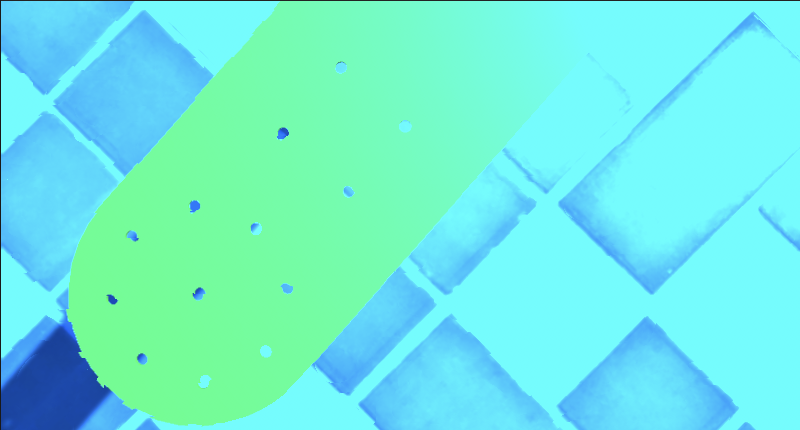
#> input picture Data/Screen Shot 2022-05-28 at 3.48.07 PM.png, 1600 x 860 px, found by its file name (shown at 1/2 size)
$ python path_direction.py
#> lines starting #> are read from the running program, lines starting #| are printed output that depends on the picture; after the words box and inside, x2 and y2 are one past the last pixel; in counts of white or black regions, pixels touching at a corner belong together; long printed decimals are rounded

import cv2
import numpy as np
from scipy import ndimage
import os

from time import time
total_time_func = 0
def time_func(func):
    def wrapper(*args, **kwargs):
        start_time = time()
        result = func(*args, **kwargs)
        end_time = time()
        global total_time_func
        total_time_func += end_time-start_time
        if (kwargs.get('print_time') is False):
            return result
        print(f"Time taken for {func.__name__}: {end_time-start_time}")
        return result
    return wrapper

class ImagePrep:
    KMEANSFILTER = [3,  # num of clusters
                4,  # num of iterations
                (cv2.TERM_CRITERIA_EPS + cv2.TERM_CRITERIA_MAX_ITER, 10, 1.0), # criteria
                cv2.KMEANS_PP_CENTERS]  # flag

    def __init__(self, slice_size = 10, kmeans_filter = KMEANSFILTER):
        self.slice_size = slice_size
        self.k, self.iter_num, self.criteria, self.flag = kmeans_filter

    @time_func
    def slice(self, image):
        arr_size = tuple(int(element / self.slice_size) for element in image.shape)
        col_array = np.array_split(image, arr_size[0], axis=0)
        img_array = []
        for col in col_array:
            img_array.append(np.array_split(col,arr_size[1],axis=1))
        return img_array

    @time_func
    def combineRow(self, imgs):
        combined_img = imgs[0]
        for img in imgs[1:]:
            combined_img = np.concatenate((combined_img,img),axis=1)
        return combined_img

    @time_func
    def combineCol(self, imgs):
        combined_img = imgs[0]
        for img in imgs[1:]:
            combined_img = np.concatenate((combined_img,img),axis=0)
        return combined_img

    @time_func
    def reduce_image_color(self, image, ncluster = None, print_time = None):
        img_kmean = image.reshape(-1,3)
        img_kmean = np.float32(img_kmean)
        if ncluster is not None:
            ret,label,center = cv2.kmeans(img_kmean,ncluster,None,self.criteria,self.iter_num,self.flag)
        else:
            ret,label,center = cv2.kmeans(img_kmean,self.k,None,self.criteria,self.iter_num,self.flag)
        center = np.uint8(center)
        res = center[label.flatten()]
        res2 = res.reshape((image.shape))
        return res2, center

class Path_Properties:
    PATH_PROPERTY_THRESHOLDS = np.array([10, 20, np.pi/6, 0.02, 10, 10]) # difference in [path_color, background_color, path_theta, size, location_x, location_y]
    PROPERTY_TAGS = ["path_color", "background_color", "bot2top_theta", "path_size", "x", "y"]
    def __init__(self, path_properties = None):
        self.confidence = 0.5

        if path_properties is not None:
            self.properties = path_properties
            return

        self.path_color = None
        self.background_color = None
        self.path_theta = None
        self.size = None
        self.x = None
        self.y = None
        self.properties = np.array([self.path_color, self.background_color, self.path_theta, self.size, self.x, self.y])

    # pass in a numpy array of properties
    def compareAndUpdate(self, path_properties):
        # within threshold
        if (self.properties == None).any():
            self.properties = path_properties
            return True
        if self.withinThreshold(path_properties, self.properties, self.PATH_PROPERTY_THRESHOLDS):
            self.properties = path_properties
            if self.confidence < 1:
                self.confidence += 0.01
            return True
        # outside of threshold
        if self.confidence > 0:
            self.confidence -= 0.01
        return False

    def withinThreshold(self, val1, val2, thres):
        print(abs(val1 - val2))
        return (abs(val1 - val2) < thres).all() # return True only when all properties are under the threshold

SCALING_FACTOR = 0.2

NOISE_PROPORTION = 0.05 # threshold % of the image as path (less means it is noise)
PATH_THRESHOLD = 130     # threshold value for gray to binary
FORWARD_DEFAULT = [0,-1] # image up is forward

###
#   Functions
###
# input: binary image
# output: mean: center of the coordinates,
#         pca_vector: [[PC2_x, PC1_x], [PC2_y, PC1_y]]
@time_func
def Path_PCA(image):                       # definition method
    pca_vector = []
    #image = cv2.resize(image,IMAGE_SIZE)
    coords_data = np.array(cv2.findNonZero(image)).T.reshape((2,-1))            # 2 x n matrix of coords [[x1,x2,...],[y1,y2,...]]
    mean = np.mean(coords_data,axis=1,keepdims=True)                         # center of coords
    cov_mat = np.cov(coords_data - mean, ddof = 1)              # find covariance
    pca_val, pca_vector = np.linalg.eig(cov_mat)                # find eigen vectors (also PCA first and second component)
    return mean, pca_vector, pca_val

# changes the value above the line in an image
# input: image_mask, initial_coord[x,y], slope[x,y], value= 0,1 (for binary masking)
@time_func
def set_mask(image_mask, initial_coord, slope, value):
    # line_y = mx+b
    # b = line_y - mx
    m = slope[1] / slope[0]
    b = initial_coord[1] - m * initial_coord[0]
    for x in range(image_mask.shape[1]):
        # compute y
        line_y = int(round(m*x + b))
        # bound y within image height
        if line_y > image_mask.shape[0]: line_y = image_mask.shape[0]
        if line_y <= 0: line_y = 1
        # change value of under the line (top of the image)
        image_mask[0:line_y, x] = value
    return image_mask

# just for finding the place to draw the circle
def compute_location(pca_cent, pca_dir, scale = 10):
    return (int(pca_cent[0] + scale * pca_dir[0]),
            int(pca_cent[1] + scale * pca_dir[1]))

# compute angle between two vectors
# arccos((unit_a dot unit_b))
@time_func
def compute_angle(v_1, v_2):
    unit_v_1 = v_1 / np.linalg.norm(v_1)
    unit_v_2 = v_2 / np.linalg.norm(v_2)
    return np.arccos(np.dot(unit_v_1,unit_v_2))
@time_func
def compute_slope(p_1, p_2):
    return (p_2[0] - p_1[0]), (p_2[1] - p_1[1])


if __name__ == '__main__':
    path_dirs = ['/home/xing/TesterCodes/OpenCV/PathProject/Data/Screen Shot 2022-05-28 at 3.48.07 PM.png',
                '/home/xing/TesterCodes/OpenCV/PathProject/Data/Screen Shot 2022-05-28 at 3.49.47 PM.png',
                '/home/xing/TesterCodes/OpenCV/PathProject/Data/Screen Shot 2022-05-28 at 3.50.20 PM.png']

    path_file_select = 0

    test_prep = ImagePrep(slice_size = 50)
    path_object = Path_Properties()
    ####
    #   Filter Image to Binary Image
    ####
    frame = cv2.imread(path_dirs[path_file_select])
#> frame is the input picture: shape (860, 1600, 3); mean B, G, R 221.3, 235.5, 109.1

    width = int(frame.shape[1] * SCALING_FACTOR)
#> width = 320
    height = int(frame.shape[0] * SCALING_FACTOR)
#> height = 172
    frame = cv2.resize(frame, (width, height))
#> frame: shape (172, 320, 3)

    test_slice_imgs = test_prep.slice(frame)
#> in slice, `col_array = np.array_split(image, arr_size[0], axis=0)`: col_array = 3 items
#> the loop in slice, `for col in col_array:` made 3 passes
#> test_slice_imgs = 3 items
    test_kmeans = test_slice_imgs.copy()
#> test_kmeans = 3 items
    comb_row = [i for i in range(len(test_slice_imgs))]
#> comb_row = [0, 1, 2]
    for i,row in enumerate(test_slice_imgs):
        for j,block in enumerate(row):
            test_kmeans[i][j], _ = test_prep.reduce_image_color(block, print_time=False)
        comb_row[i] = (test_prep.combineRow(test_kmeans[i]))
#> this loop made 3 passes
#| Time taken for combineRow: 0.0001364
#| Time taken for combineRow: 0.000107
#| Time taken for combineRow: 0.0001183
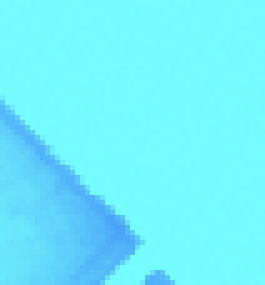
#> block: shape (57, 53, 3) (shown 5 times larger); mean of channels 0, 1, 2 252.4, 241.5, 112; drawn as B, G, R
#> after the loop, comb_row = 3 items
    combined_filter = test_prep.combineCol(comb_row)

    combined_filter[:,:,1:3] = 0    # only blue channel is relevant (clear GR in BGR)

    filter_final, colors = test_prep.reduce_image_color(combined_filter,2)  # reduce to 2 colors (background and path)
#> in reduce_image_color (call 19), `ret,label,center = cv2.kmeans(img_kmean,ncluster,None,self.criteria,se..`: ret = 6190557.1; center = [[169.1, 0, 0], [249.7, 0, 0]]
#> in reduce_image_color (call 19), `center = np.uint8(center)`: center = [[169, 0, 0], [249, 0, 0]]
#> in reduce_image_color (call 19), `res2 = res.reshape((image.shape))`:
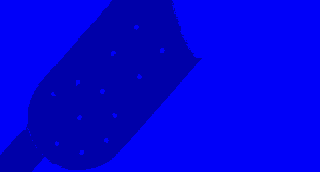
#> res2: shape (172, 320, 3); mean of channels 0, 1, 2 221.2, 0, 0; drawn as B, G, R
#> colors = [[169, 0, 0], [249, 0, 0]]


    cv2.imshow('testslice',filter_final)

    ####
    #   Find Path Directions
    ####
    gray = cv2.cvtColor(filter_final, cv2.COLOR_BGR2GRAY)
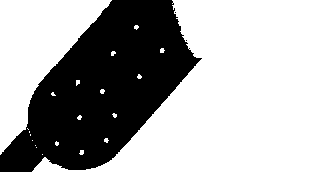
#> gray: shape (172, 320); values 19 (black) and 28 (white), 65.2% white; 3 black regions (2 under 20 px), largest, box (x1, y1, x2, y2) and area: (0, 0, 202, 172) 19132
    cv2.imshow('g',gray)

    # adaptively find the path color
    gray_colors, gray_counts = np.unique(gray.flatten(),return_counts=True)                 # find the colors and counts of each color
#> gray_colors = [19, 28]; gray_counts = [19134, 35906]
    img_size = sum(gray_counts)
#> img_size = 55040
    gray_counts[gray_counts < img_size * NOISE_PROPORTION] = img_size       # mark noise color (takse too little of the image)
    path_color = gray_colors[np.argsort(gray_counts)[0]]                                    # find the least common color
#> path_color = 19
    path_size = gray_counts[np.argsort(gray_counts)[0]]
#> path_size = 19134
    background_color = gray_colors[np.argsort(gray_counts)[1]]
#> background_color = 28
    print(gray_colors,gray_counts,path_color)
#| [19 28] [19134 35906] 19
    # simple threshold, use the least frequent color (which should not be the background)
    thres = np.uint8(np.where(gray == path_color, 255, 0)) # produce binary image for the path color found

    #kernel = np.ones((5,5),np.uint8)
    #thres = cv2.morphologyEx(thres, cv2.MORPH_CLOSE, kernel)

    cv2.imshow('thres',thres)

    input_shape = thres.shape
#> input_shape = (172, 320)
    print(input_shape)
#| (172, 320)
    # compute Principle Components
    # to find line between two paths
    center1, pca_vector_1, pca_val = Path_PCA(thres)
#> in Path_PCA, `mean = np.mean(coords_data,axis=1,keepdims=True)`: mean = [103.3, 87.86]
#> in Path_PCA, `cov_mat = np.cov(coords_data - mean, ddof = 1)`: cov_mat = [[1972.4, -1196.9], [-1196.9, 2016.7]]
#> in Path_PCA, `pca_val, pca_vector = np.linalg.eig(cov_mat)`: pca_val = [797.5, 3191.7]; pca_vector = [[-0.714, 0.701], [-0.701, -0.714]]
#> center1 = [103.3, 87.86]; pca_vector_1 = [[-0.714, 0.701], [-0.701, -0.714]]; pca_val = [797.5, 3191.7]

    # display the overall PC
    hori_cent, vert_cent = int(center1[0][0]), int(center1[1][0])
#> hori_cent = 103; vert_cent = 87
    pca1_loc = compute_location(center1[:,0],pca_vector_1[:,1])
#> pca1_loc = (110, 80)
    pca2_loc = compute_location(center1[:,0],pca_vector_1[:,0])
#> pca2_loc = (96, 80)
    cv2.circle(gray,(hori_cent, vert_cent),radius=3,color=(0))
#> gray: shape (172, 320); 0.03% of pixels changed, all inside (x1, y1, x2, y2) = (100, 84, 107, 91)
    cv2.circle(gray,pca1_loc,radius=3,color=(255))
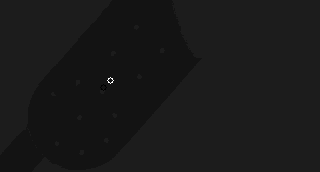
#> gray: shape (172, 320); min 0, max 255, mean 24.9
    cv2.circle(gray,pca2_loc,radius=3,color=(255))
#> gray: shape (172, 320); 0.03% of pixels changed, all inside (x1, y1, x2, y2) = (93, 77, 100, 84)

    slice_dir = np.argmin(pca_val)  # slice by the minimum variance
#> slice_dir = 0
    # Create the masks to separate two paths
    mask_one = np.ones(input_shape, dtype="uint8")                                   # generate mask
#> mask_one: shape (172, 320); every value is 1
    mask_one = set_mask(mask_one, center1[:,0], pca_vector_1[:,slice_dir], 0)       # set above 0
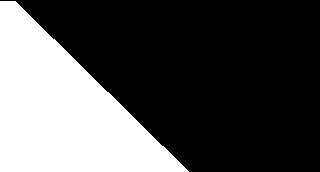
#> mask_one: shape (172, 320); values 0 (black) and 1 (white), 31.8% white; 1 white region, box (x1, y1, x2, y2) and area: (0, 1, 189, 172) 17510
    mask_two = np.zeros(input_shape, dtype="uint8")                                  # generate mask
#> mask_two: shape (172, 320); every value is 0
    mask_two = set_mask(mask_two, center1[:,0], pca_vector_1[:,slice_dir], 1)       # set above 1
    # generate the two path segments
    bottom_path = cv2.bitwise_and(thres,thres,mask=mask_one)
#> bottom_path: shape (172, 320); 17.1% white; 1 white region, box (x1, y1, x2, y2) and area: (0, 52, 142, 172) 9422
    top_path = cv2.bitwise_and(thres,thres,mask=mask_two)
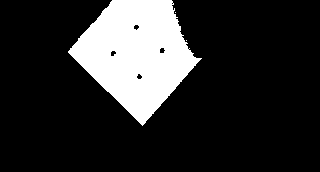
#> top_path: shape (172, 320); 17.6% white; 3 white regions (2 under 20 px), largest, box (x1, y1, x2, y2) and area: (68, 0, 202, 126) 9710

    cv2.imshow('mask1_path',bottom_path)
    cv2.imshow('mask2_path',top_path)

    # Compute Principle Components for both path segments (center point(mean), direction vector(eigvec), variance vector(eigval))
    path_center1, path_direction1, pca_val1 = Path_PCA(bottom_path)
#> path_center1 = [69.68, 123.2]; path_direction1 = [[0.888, 0.46], [-0.46, 0.888]]; pca_val1 = [1043.5, 706.7]
    path_center2, path_direction2, pca_val2 = Path_PCA(top_path)
#> path_center2 = [135.9, 53.61]; path_direction2 = [[-0.869, -0.496], [0.496, -0.869]]; pca_val2 = [761.9, 860.1]
    # select highest variance for each(eigenvalue)
    bot_dir = path_direction1[:,np.argmax(pca_val1)]
#> bot_dir = [0.888, -0.46]
    top_dir = path_direction2[:,np.argmax(pca_val2)]
#> top_dir = [-0.496, -0.869]
    # center of two segments (start location)
    bot_hori_cent, bot_vert_cent = int(path_center1[:,0][0]), int(path_center1[:,0][1])
#> bot_hori_cent = 69; bot_vert_cent = 123
    top_hori_cent, top_vert_cent = int(path_center2[:,0][0]), int(path_center2[:,0][1])
#> top_hori_cent = 135; top_vert_cent = 53
    # compute end location of two segment directions
    bot_pca_1 = compute_location(path_center1.T[0],bot_dir, scale = 20)
#> bot_pca_1 = (87, 113)
    top_pca_1 = compute_location(path_center2.T[0],top_dir, scale = 20)
#> top_pca_1 = (125, 36)
    path_direction = compute_slope((bot_hori_cent, bot_vert_cent),(top_hori_cent, top_vert_cent))
#> path_direction = (66, -70)
    # find angle of bottom direction and top direction with respect to up
    bot_angle = compute_angle(FORWARD_DEFAULT, bot_dir)
#> in compute_angle, `unit_v_1 = v_1 / np.linalg.norm(v_1)`: unit_v_1 = [0, -1]
#> in compute_angle, `unit_v_2 = v_2 / np.linalg.norm(v_2)`: unit_v_2 = [0.888, -0.46]
#> bot_angle = 1.09
    top_angle = compute_angle(FORWARD_DEFAULT, top_dir)
#> top_angle = 0.519
    path_angle = compute_angle(FORWARD_DEFAULT,path_direction)
#> path_angle = 0.756
    print("+x is right, -y is up")
    print(f"bot_dir[x,y]: {bot_dir}, top_dir[x,y]: {top_dir}, bot_angle(rad): {bot_angle}, top_angle: {top_angle}, path_angle: {path_angle}")
#| bot_dir[x,y]: [ 0.8879 -0.4601], top_dir[x,y]: [-0.4957 -0.8685], bot_angle(rad): 1.093, top_angle: 0.5186, path_angle: 0.756

    cv2.putText(frame,'bot',bot_pca_1,fontFace=cv2.FONT_HERSHEY_PLAIN,fontScale=1,color=(255,255,255))
    cv2.putText(frame,'top',top_pca_1,fontFace=cv2.FONT_HERSHEY_PLAIN,fontScale=1,color=(255,255,255))
#> frame: shape (172, 320, 3); mean B, G, R 222.3, 236.2, 109.7
    cv2.arrowedLine(frame,(bot_hori_cent, bot_vert_cent),bot_pca_1,
                    color=(0,0,0),thickness=2,tipLength=0.5)
    cv2.arrowedLine(frame,(top_hori_cent, top_vert_cent),top_pca_1,
                    color=(0,0,0),thickness=2,tipLength=0.5)
    cv2.arrowedLine(frame,(bot_hori_cent, bot_vert_cent),(top_hori_cent, top_vert_cent),
                    color=(255,255,255),thickness=2,tipLength=0.2)
    cv2.imshow('final', frame)
    rotated_bot_up = ndimage.rotate(frame,bot_angle*180/np.pi) # rotate the image so the bot is vertical
    rotated_top_up = ndimage.rotate(frame,top_angle*180/np.pi) # rotate the image so the top is vertical
    rotated_path = ndimage.rotate(frame,float(path_angle)*180/np.pi)
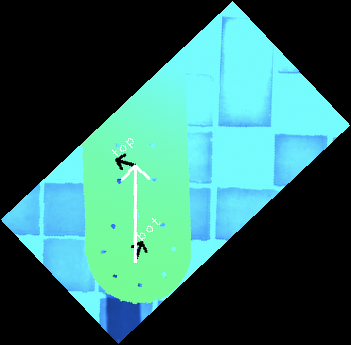
#> rotated_path: shape (345, 351, 3); mean B, G, R 100, 106, 49.7
    #cv2.imshow('after_bot', rotated_bot_up)
    #cv2.imshow('after_top', rotated_top_up)
    cv2.imwrite(os.getcwd()+'/Results/labeled_result.png', frame)
    cv2.imwrite(os.getcwd()+'/Results/rotated_result_bot.png',rotated_bot_up)
    cv2.imwrite(os.getcwd()+'/Results/rotated_result_top.png',rotated_top_up)
    cv2.imwrite(os.getcwd()+'/Results/rotated_result.png',rotated_path)
    cv2.waitKey()
    print(f"result img path: {os.getcwd()}")
    print(f"Total time: {total_time_func}")
#| Total time: 0.08714


    #    [path_color, background_color, theta, size, location[x,y]]
    current_path_properties = [path_color, background_color, path_angle, path_size/img_size, bot_hori_cent, bot_vert_cent]
#> current_path_properties = [19, 28, 0.756, 0.348, 69, 123]
    print(current_path_properties)
#| [19, 28, 0.756, 0.3476, 69, 123]
    path_object.compareAndUpdate(current_path_properties)
    print(list(zip(path_object.PROPERTY_TAGS, path_object.properties)))
#| [('path_color', 19), ('background_color', 28), ('bot2top_theta', 0.756), ('path_size', 0.3476), ('x', 69), ('y', 123)]

    if (path_object.properties[path_object.PROPERTY_TAGS.index("x")] < width/2):
        print("move left")
    else:
        print("move right")

    if (path_object.properties[path_object.PROPERTY_TAGS.index("bot2top_theta")] < np.pi/2):
        print("rotate right")
    else:
        print("rotate left")

    input()
